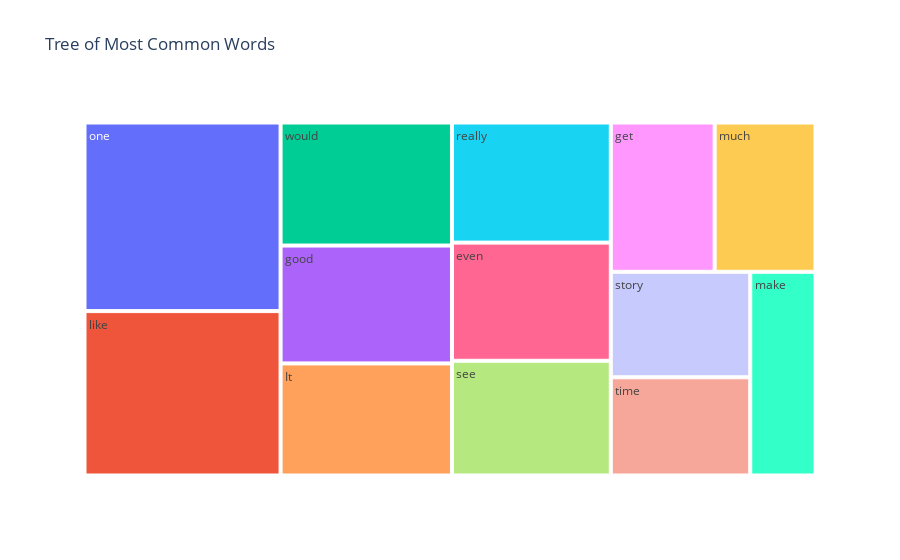

The notebook cell this image was saved under:
### Code cell
fig = px.treemap(temp, path=['Common_words'], values='count',title='Tree of Most Common Words')
fig.show()

### Figure 1 — Plotly figure (JSON) as saved in the notebook; plotly's stock layout.template omitted (floating-point values rounded to 4 significant figures)
{"data": [{"branchvalues": "total", "domain": {"x": [0, 1], "y": [0, 1]}, "hovertemplate": "labels=%{label}<br>count=%{value}<br>parent=%{parent}<br>id=%{id}<extra></extra>", "ids": ["It", "even", "get", "good", "like", "make", "much", "one", "really", "see", "story", "time", "would"], "labels": ["It", "even", "get", "good", "like", "make", "much", "one", "really", "see", "story", "time", "would"], "name": "", "parents": ["", "", "", "", "", "", "", "", "", "", "", "", ""], "type": "treemap", "values": [21475, 20979, 17333, 22582, 36028, 14859, 16827, 41334, 21322, 20364, 16443, 15312, 23578]}], "layout": {"legend": {"tracegroupgap": 0}, "title": {"text": "Tree of Most Common Words"}}}
